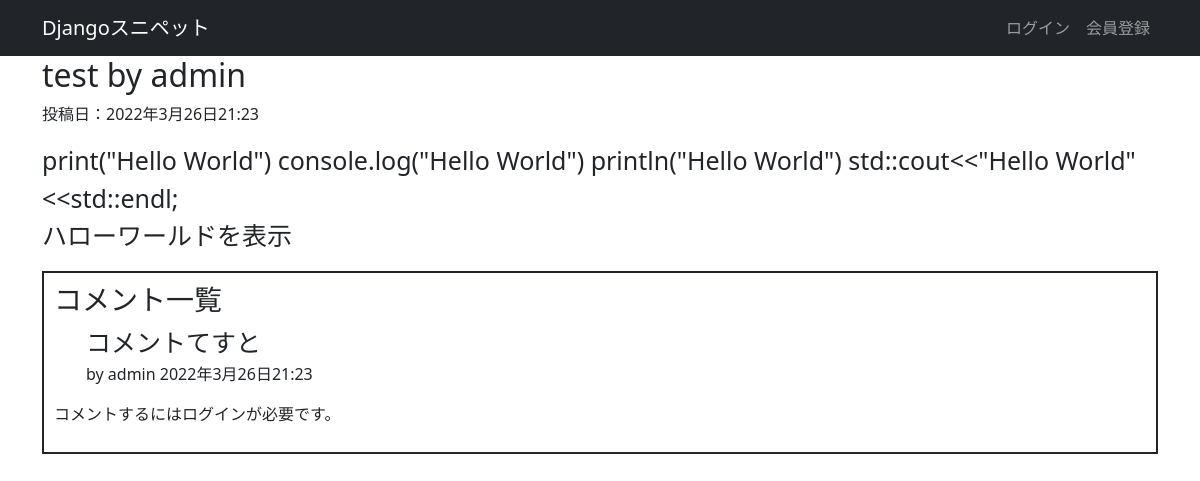
Page /snippets/1/ on the committed database.
### snippets/models.py (models this page shows, shortened)
class Snippet(models.Model):
    title = models.CharField('タイトル', max_length=128)
    code = models.TextField('コード', blank=True)
    description = models.TextField('説明',blank=True)
    created_by = models.ForeignKey(settings.AUTH_USER_MODEL,
    verbose_name="投稿者",
    on_delete=models.CASCADE)
    created_at = models.DateTimeField("投稿日",auto_now_add =True)
    updated_at = models.DateTimeField("更新日",auto_now=True)

class Comment(models.Model):
    snippet = models.ForeignKey(Snippet,
        verbose_name="snippet",
        on_delete=models.CASCADE)
    comment = models.TextField('内容', blank=True)
    created_by = models.ForeignKey(settings.AUTH_USER_MODEL,
    verbose_name="発言者",
    on_delete=models.CASCADE)
    created_at = models.DateTimeField("投稿日",auto_now_add =True)

### snippets/views.py (the view)
# urls.py: path("<int:snippet_id>/", views.snippet_detail, name="snippet_detail"),
def snippet_detail(request, snippet_id):
    snippet = get_object_or_404(Snippet, pk=snippet_id)
    comments = Comment.objects.filter(snippet_id=snippet_id)
    comment_form = CommentForm()
    return render(request, "snippets/snippet_detail.html",
    {"snippet":snippet,"comments":comments,"comment_form":comment_form})

### snippets/templates/snippets/snippet_detail.html (shortened to what this page needs)
{% extends "base.html" %}
{% load pygmentize %}
{% load django_bootstrap5 %}
{% block main %}
    <h2>{{ snippet.title }} by {{snippet.created_by.username}}</h2>
<div class="snippet-date">
    投稿日：{{snippet.created_at | date:"DATETIME_FORMAT"}}
</div>
<div class="source-code" style="font-size: 25;">
    {{snippet.code|pygmentize:"python3"}}
</div>
<p style="font-size: 25;">{{snippet.description}}</p>
<div class="comment-box" style="border: 2px solid;padding: 10px;">
    <h3>コメント一覧</h3>
    <ul class="comment-list">
        {% for comment in comments %}
        <li class="comment-item" style="list-style-type: none;">
            <div style="font-size: 25;">{{ comment.comment }}</div>
            <p>by&nbsp;{{ comment.created_by }}&nbsp;{{snippet.created_at | date:"DATETIME_FORMAT"}}</p>
        </li>
        {% endfor %}
    </ul>
    {% if user.is_authenticated %}
        <h3>コメントを投稿する</h3>
        <form action="{% url 'comment_post' snippet.id %}" method="post">
            {% csrf_token %}
            {% bootstrap_form comment_form %}
            {% bootstrap_button button_type="submit" content="コメント" %}
        </form>
        {% else %}
        <p>コメントするにはログインが必要です。</p>
    {% endif %}
</div>
{% endblock %}

### templates/base.html (shortened to what this page needs)
{% load static %}
{% load django_bootstrap5 %}
<html>
<head>
    {% bootstrap_css %}
    <link rel="stylesheet" href="{% static 'snippets/css/style.css' %}">
</head>
<body>
<nav class="navbar navbar-expand flex-md-row navbar-dark bg-dark">
    <div class="container justify-content-between">
        <a href="/" class="navbar-brand">Djangoスニペット</a>
        <ul class="navbar-nav mr-md-2">
            {% if user.is_authenticated %}
            <li class="nav-item"><a class="nav-link" href="{% url 'logout' %}">ログアウト</a></li>
            {% else %}
            <li class="nav-item"><a class="nav-link" href="{% url 'login' %}">ログイン</a></li>
            <li class="nav-item"><a class="nav-link" href="{% url 'signup' %}">会員登録</a></li>
            {% endif %}
        </ul>
    </div>
</nav>
<main>
    <div class="container">
        {% block main %}{% endblock %}
    </div>
</main>
</body>
</html>

### snippets/static/snippets/css/style.css (style rules this page uses)
.snippet-date { margin-bottom: 1rem; }
.comment-box { border: 4px solid; border-color: black; }

### rows in the picture
Snippet: title "test", created_by.username "admin", created_at "2022年3月26日21:23", code|pygmentize "print(\"Hello World\") console.log(\"Hello World\") println(\"Hello World\") std::cout<<\"Hello World\"<<std::endl;", description "ハローワールドを表示"
Comment: comment "コメントてすと", created_by "admin"
